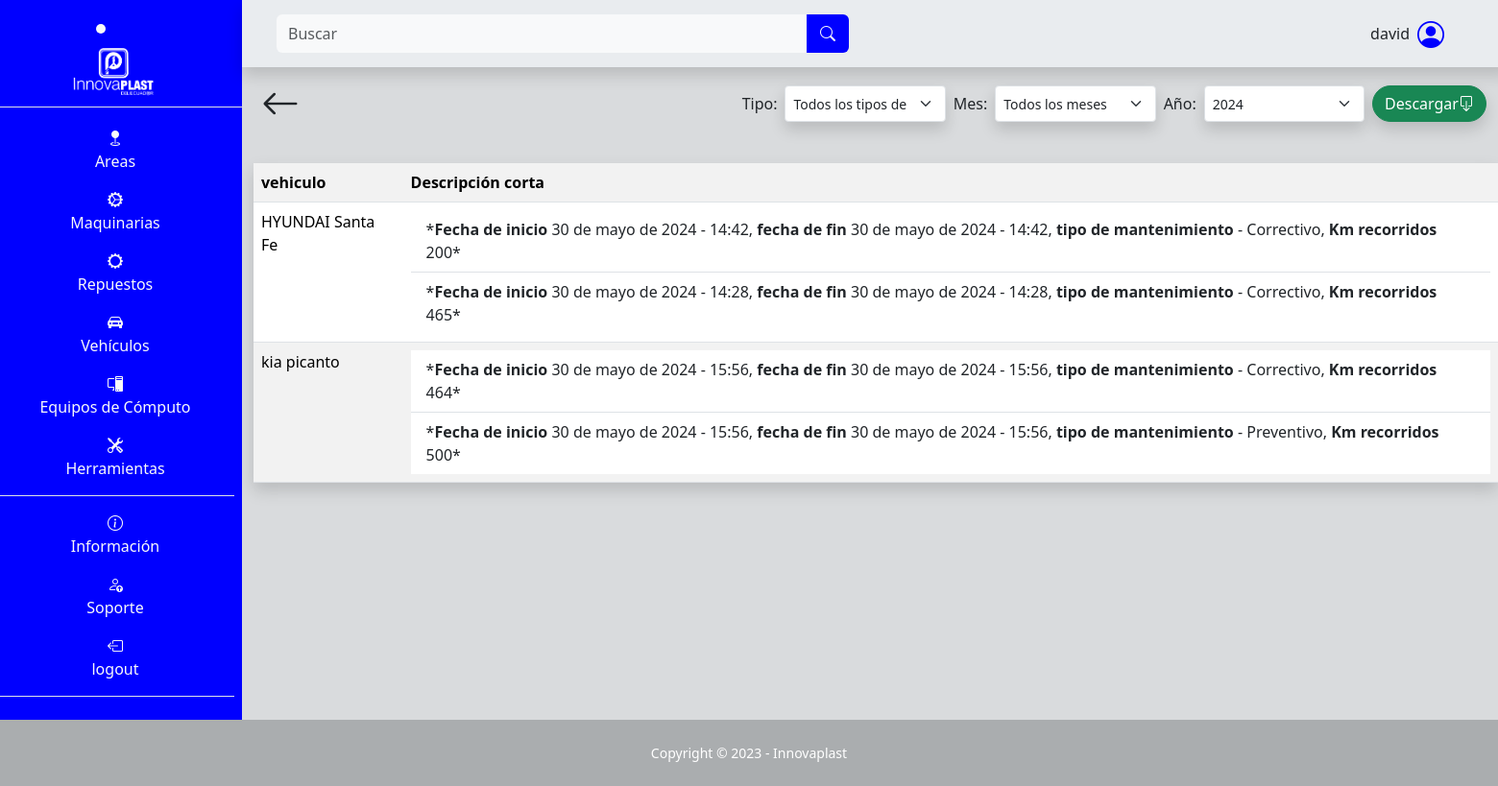
The app's page /vehiculo/tabla/ (signed in), older data.
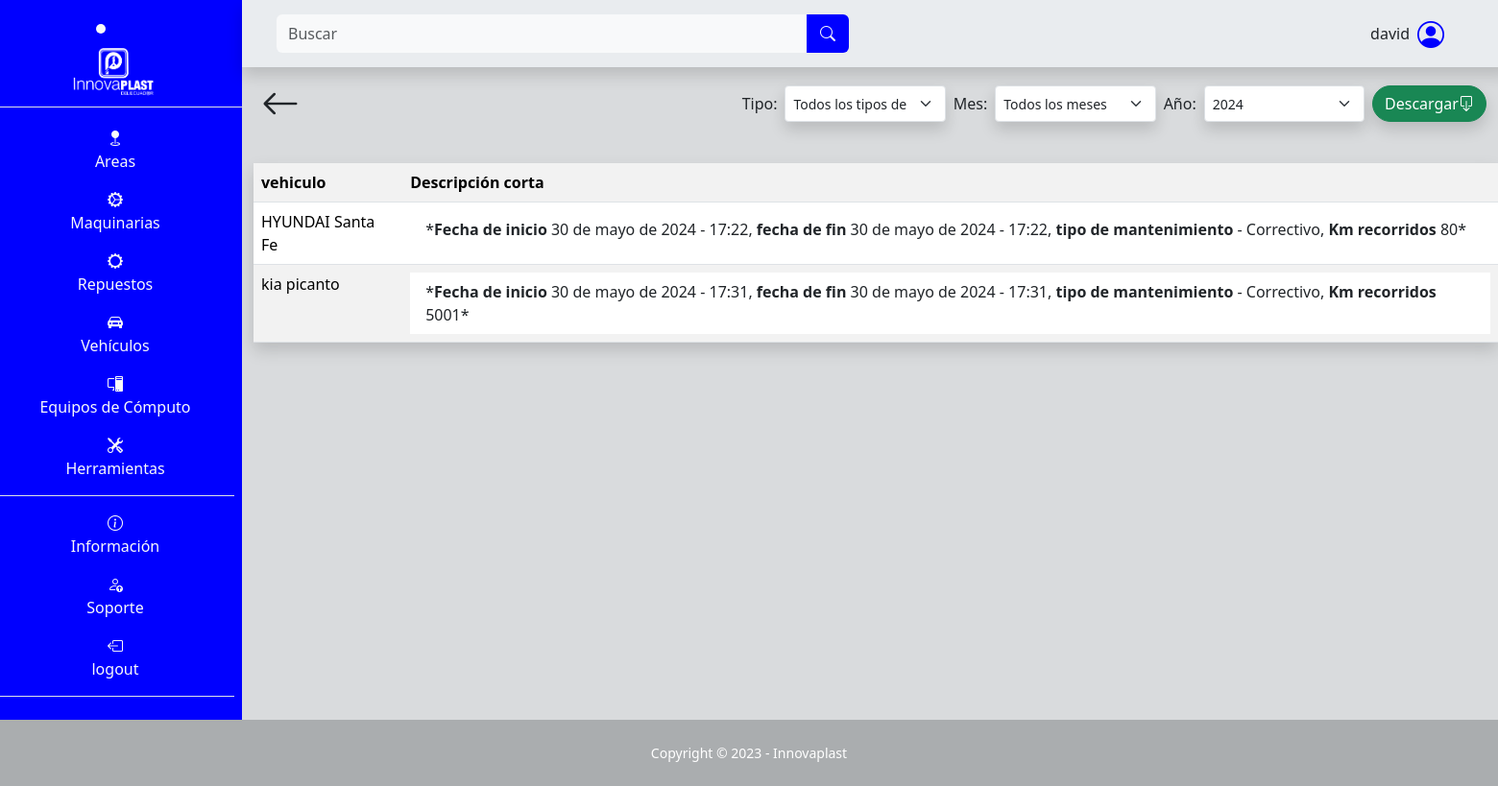
The same page, newer data.
### SGE_vehiculo/models.py (models this page shows, shortened)
class Vehiculo(models.Model):
    marca = models.CharField(max_length=50, null=False, blank=False)
    modelo = models.CharField(max_length=50, null=False, blank=False)
    matricula = models.CharField(max_length=50, null=False, blank=False)
    número_de_chasis = models.CharField(max_length=50, null=False, blank=False)
    motor = models.CharField(max_length=50, null=False, blank=False)
    km_recorridos = models.IntegerField(blank=False, null=False)
    intervalo_mantenimiento = models.IntegerField(blank=False, null=False)
    image = models.ImageField(upload_to="vehiculo/image", null=False, blank=False)
    fecha_ultimo_mantenimiento = models.DateField(default=date.today, blank=False, null=False)
    nombre_chofer = models.CharField(max_length=50, null=False, blank=False)
    contraseña_chofer = models.CharField(max_length=20, blank=False, null=False)
    teléfono_chofer = models.CharField(max_length=10, blank=False, null=False)
    dirección_chofer = models.CharField(max_length=30, blank=False, null=False)
    dni_chofer = models.IntegerField(max_length=10, blank=False, null=False)

class MantenimientoVehiculo(models.Model):
    vehiculo = models.ForeignKey(Vehiculo, on_delete=models.CASCADE)
    tipo = models.ForeignKey(TipoMantenimientoVehiculo, on_delete=models.CASCADE)
    fecha_inicio = models.DateField(default=date.today)
    hora_inicio = models.TimeField(default=datetime.now().time())
    fecha_fin = models.DateField(default=date.today)
    hora_fin = models.TimeField(default=datetime.now().time())
    km_recorridos = models.IntegerField(blank=False, null=False)
    operador = models.CharField(max_length=100, blank=False, null=False)
    descripción = models.TextField(max_length=400, null=False, blank=False)
    partes_y_piezas = models.TextField(max_length=400, null=False, blank=False)
    image = models.ImageField(upload_to="vehiculo/mantenimiento", null=False, blank=False)

class TipoMantenimientoVehiculo(models.Model):
    tipo = models.CharField(max_length=100, blank=False, null=False)
    def __str__(self):
        return self.tipo

### SGE_vehiculo/views.py (the view)
# urls.py: path('tabla/', views.tabla_mantenimientos, name="area_tabla_mantenimientos"),
@login_required
def tabla_mantenimientos(request):
    vehiculos = Vehiculo.objects.all()
    tipos_mantenimiento = TipoMantenimientoVehiculo.objects.all()
    for vehiculo in vehiculos:
        vehiculo.mantenimientos = vehiculo.mantenimientovehiculo_set.all().order_by('-fecha_fin', '-hora_fin')
    context = {
        'vehiculos': vehiculos,
        'tipos_mantenimiento': tipos_mantenimiento,
    }
    return render(request, 'SGE_vehiculo/tablas.html', context)

### templates/SGE_vehiculo/tablas.html (shortened to what this page needs)
{% extends "layout/base.html" %}
{% block 'content' %}
<div class="container">
    <div class="d-flex p-2 justify-content-between">
        <a class="text-decoration-none text-dark" href="{% url "vehiculo" %}">
            <i class="bi bi-arrow-left fs-1"></i>
        </a>
        <form class="d-flex mt-auto mb-auto" action="{% url 'generar_documento_mantenimientos_general_vehiculo' %}" method="get" style="max-height: 50px; min-width: 600px;">
          <label class="mt-auto mb-auto m-1" for="tipo_mantenimiento">Tipo:</label>
            <select class="form-select form-select-sm m-1 shadow" name="tipo_mantenimiento" id="tipo_mantenimiento">
                <option value="">Todos los tipos de mantenimiento</option>
            </select>
          <label class="mt-auto mb-auto m-1" for="mes">Mes:</label>
          <select class="form-select form-select-sm m-1 shadow" name="mes" id="mes">
            <option value="">Todos los meses</option>
          </select>
          <label class="mt-auto mb-auto m-1" for="anio">Año:</label>
          <select class="form-select form-select-sm m-1 shadow" name="anio" id="anio">
              <option value="2024">2024</option>
          </select>
          <button type="submit" value="Submit" class="btn btn-success d-flex m-1 shadow rounded-pill">Descargar  <i class="bi bi-box-arrow-down mt-auto mb-auto"></i></button>
        </form>
    </div>
    <table class="table table-striped mt-4 shadow">
      <tr>
        <th>vehiculo</th>
        <th>Descripción corta</th>
      </tr>
      {% for vehiculo in vehiculos %}
      <tr>
        <td>{{ vehiculo.marca }} {{ vehiculo.modelo }}</td>
        <td>
          <ul class="list-group list-group-flush">
            {% for mantenimiento in vehiculo.mantenimientos %}
            <li class="list-group-item">*<b>Fecha de inicio</b> {{ mantenimiento.fecha_inicio }} - {{ mantenimiento.hora_inicio }}, <b>fecha de fin</b> {{ mantenimiento.fecha_fin }} - {{ mantenimiento.hora_fin }}, <b>tipo de mantenimiento</b> - {{ mantenimiento.tipo }}, <b>Km recorridos</b> {{ mantenimiento.km_recorridos }}*</li>
            {% endfor %}
          </ul>
        </td>
      </tr>
      {% endfor %}
    </table>
</div>
{% endblock %}

Row changes from the older to the newer data that the page shows:
removed MantenimientoVehiculo: fecha_inicio "30 de mayo de 2024", hora_inicio "14:42", fecha_fin "30 de mayo de 2024", hora_fin "14:42", tipo "Correctivo", km_recorridos "200", shown under Vehiculo "HYUNDAI"
removed MantenimientoVehiculo: fecha_inicio "30 de mayo de 2024", hora_inicio "14:28", fecha_fin "30 de mayo de 2024", hora_fin "14:28", tipo "Correctivo", km_recorridos "465", shown under Vehiculo "HYUNDAI"
removed MantenimientoVehiculo: fecha_inicio "30 de mayo de 2024", hora_inicio "15:56", fecha_fin "30 de mayo de 2024", hora_fin "15:56", tipo "Correctivo", km_recorridos "464", shown under Vehiculo "kia"
removed MantenimientoVehiculo: fecha_inicio "30 de mayo de 2024", hora_inicio "15:56", fecha_fin "30 de mayo de 2024", hora_fin "15:56", tipo "Preventivo", km_recorridos "500", shown under Vehiculo "kia"
added MantenimientoVehiculo: fecha_inicio "30 de mayo de 2024", hora_inicio "17:22", fecha_fin "30 de mayo de 2024", hora_fin "17:22", tipo "Correctivo", km_recorridos "80", shown under Vehiculo "HYUNDAI"
added MantenimientoVehiculo: fecha_inicio "30 de mayo de 2024", hora_inicio "17:31", fecha_fin "30 de mayo de 2024", hora_fin "17:31", tipo "Correctivo", km_recorridos "5001", shown under Vehiculo "kia"
